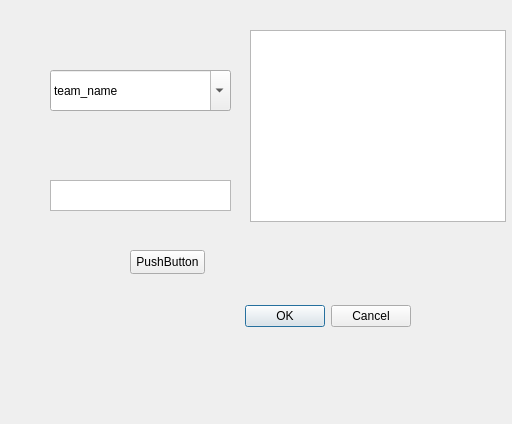
<?xml version="1.0" encoding="UTF-8"?>
<ui version="4.0">
 <class>Dialog</class>
 <widget class="QDialog" name="Dialog">
  <property name="geometry">
   <rect>
    <x>0</x>
    <y>0</y>
    <width>512</width>
    <height>424</height>
   </rect>
  </property>
  <property name="windowTitle">
   <string>Dialog</string>
  </property>
  <widget class="QDialogButtonBox" name="buttonBox">
   <property name="geometry">
    <rect>
     <x>70</x>
     <y>300</y>
     <width>341</width>
     <height>32</height>
    </rect>
   </property>
   <property name="orientation">
    <enum>Qt::Horizontal</enum>
   </property>
   <property name="standardButtons">
    <set>QDialogButtonBox::Cancel|QDialogButtonBox::Ok</set>
   </property>
  </widget>
  <widget class="QPlainTextEdit" name="plainTextEdit">
   <property name="geometry">
    <rect>
     <x>50</x>
     <y>180</y>
     <width>181</width>
     <height>31</height>
    </rect>
   </property>
  </widget>
  <widget class="QComboBox" name="comboBox">
   <property name="geometry">
    <rect>
     <x>50</x>
     <y>70</y>
     <width>181</width>
     <height>41</height>
    </rect>
   </property>
   <property name="editable">
    <bool>true</bool>
   </property>
   <property name="currentText">
    <string>team_name</string>
   </property>
   <property name="placeholderText">
    <string>team name</string>
   </property>
  </widget>
  <widget class="QPushButton" name="test_button">
   <property name="geometry">
    <rect>
     <x>130</x>
     <y>250</y>
     <width>75</width>
     <height>24</height>
    </rect>
   </property>
   <property name="text">
    <string>PushButton</string>
   </property>
  </widget>
  <widget class="QGraphicsView" name="graphicsView">
   <property name="geometry">
    <rect>
     <x>250</x>
     <y>30</y>
     <width>256</width>
     <height>192</height>
    </rect>
   </property>
  </widget>
 </widget>
 <resources/>
 <connections>
  <connection>
   <sender>buttonBox</sender>
   <signal>accepted()</signal>
   <receiver>Dialog</receiver>
   <slot>accept()</slot>
   <hints>
    <hint type="sourcelabel">
     <x>248</x>
     <y>254</y>
    </hint>
    <hint type="destinationlabel">
     <x>157</x>
     <y>274</y>
    </hint>
   </hints>
  </connection>
  <connection>
   <sender>buttonBox</sender>
   <signal>rejected()</signal>
   <receiver>Dialog</receiver>
   <slot>reject()</slot>
   <hints>
    <hint type="sourcelabel">
     <x>316</x>
     <y>260</y>
    </hint>
    <hint type="destinationlabel">
     <x>286</x>
     <y>274</y>
    </hint>
   </hints>
  </connection>
 </connections>
</ui>
